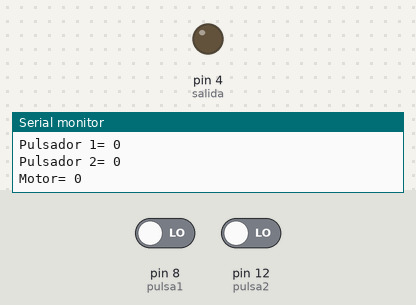
This sketch was run on a simulated Arduino Uno, built with avr-gcc and run on an emulated ATmega328P. On the bench: output pins drawn as LEDs (lit = HIGH), the last lines printed to the serial monitor. The test bench sets the inputs (shaded band); at power-on: pin 8 (pulsa1) LOW, pin 12 (pulsa2) LOW.

Above: at 2.8 s.
2.9 s: pin 8 (pulsa1) driven HIGH and pin 12 (pulsa2) driven HIGH
At 3.3 s:
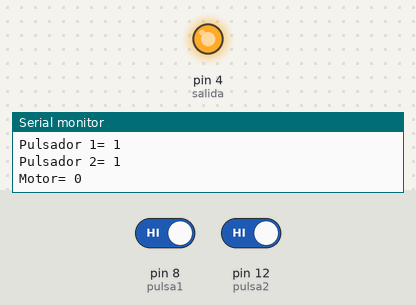
4.5 s: pin 8 (pulsa1) driven LOW
At 6.0 s:
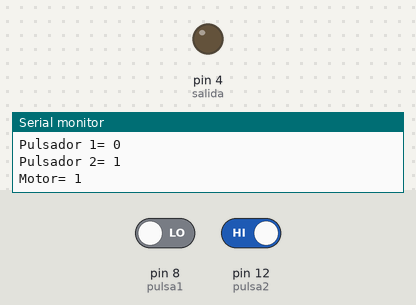
6.5 s: pin 8 (pulsa1) driven HIGH
At 7.6 s:
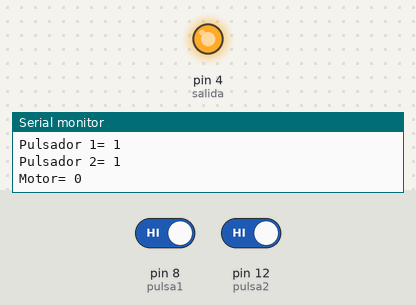
Timing chart, 0 to 9.5 s (numbered marks = the images above; inputs shaded):
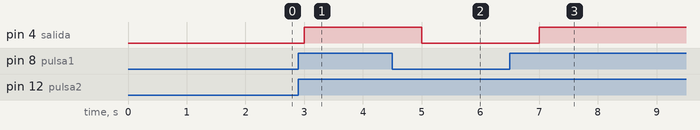

The sketch:

Practica12B_motor_por_RELE.ino
```cpp
//Practica12B motor por RELE
//Motor  en ON cuando S1y S2 esten activos

int pulsa1=8;
int pulsa2=12;
int salida=4;

int motor=0;  //Pin motor

int valor1=0;  //creamos 2 variables para guardar
int valor2=0;  //los valores de los pulsadores

void setup() {
  Serial.begin(9600);
  pinMode(pulsa1,INPUT);  //definimos pin de entrada
  pinMode(pulsa2,INPUT);

  pinMode(4,OUTPUT);  //definimos pin de salida
}

void loop() {
  valor1=digitalRead(pulsa1);  //lectura de entradas digitales
  valor2=digitalRead(pulsa2);
  motor=digitalRead(salida);
  if(valor1 && valor2 == 1){
    digitalWrite(salida,HIGH);
  }
  else{
    digitalWrite(salida, LOW);
  }

  Serial.print("Pulsador 1= ");
  Serial.println(valor1);
  Serial.print("Pulsador 2= ");
  Serial.println(valor2);
  Serial.print("Motor= ");
  Serial.println(motor);
  delay(1000);
}
```

Measured:
- after the input at 2.9 s, pin 4 (salida): LOW → HIGH after 0.10 s
- after the input at 4.5 s, pin 4 (salida): HIGH → LOW after 0.50 s
- after the input at 6.5 s, pin 4 (salida): LOW → HIGH after 0.50 s
